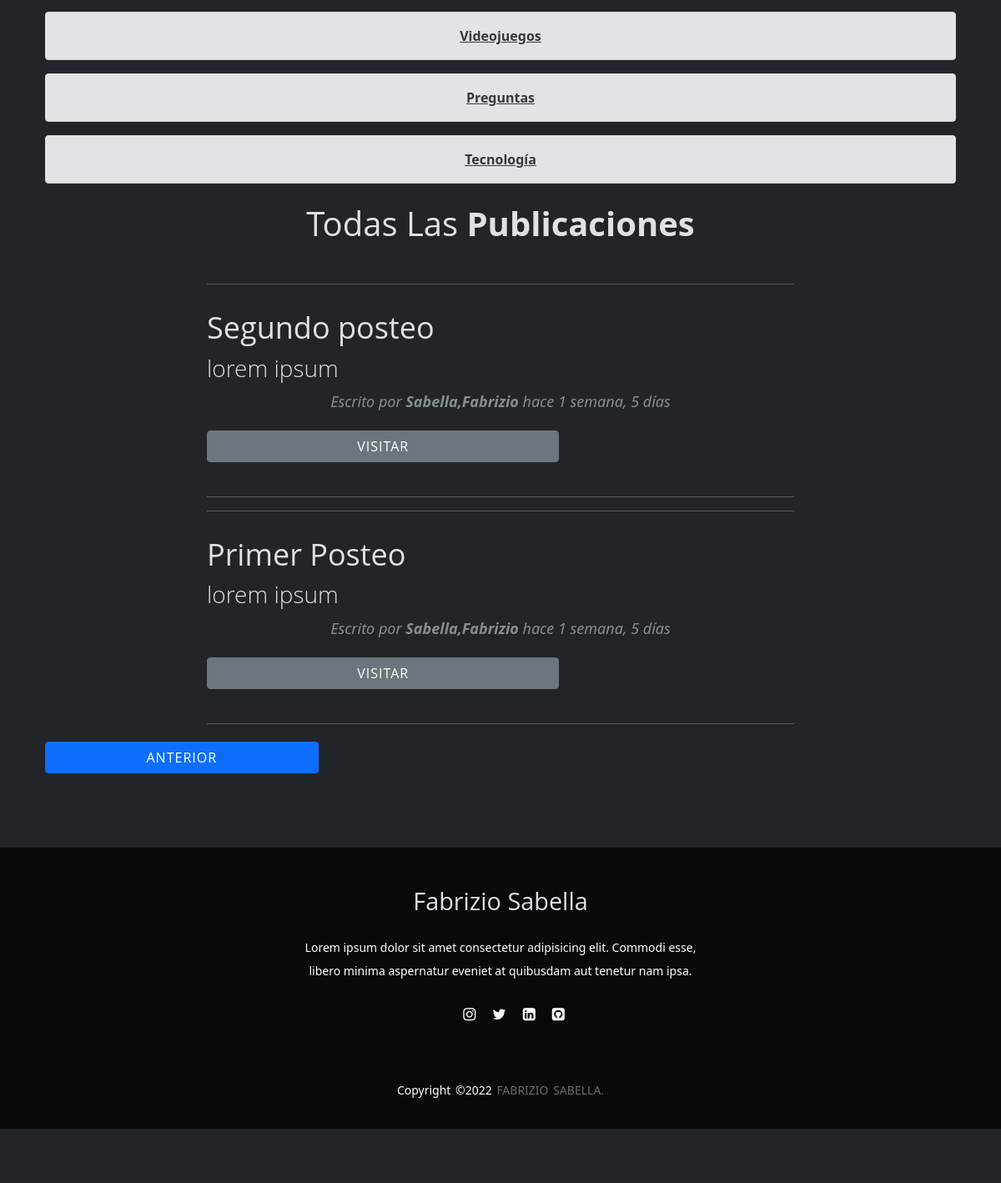
Page /post?page=3 (lower part) on the earlier database version.
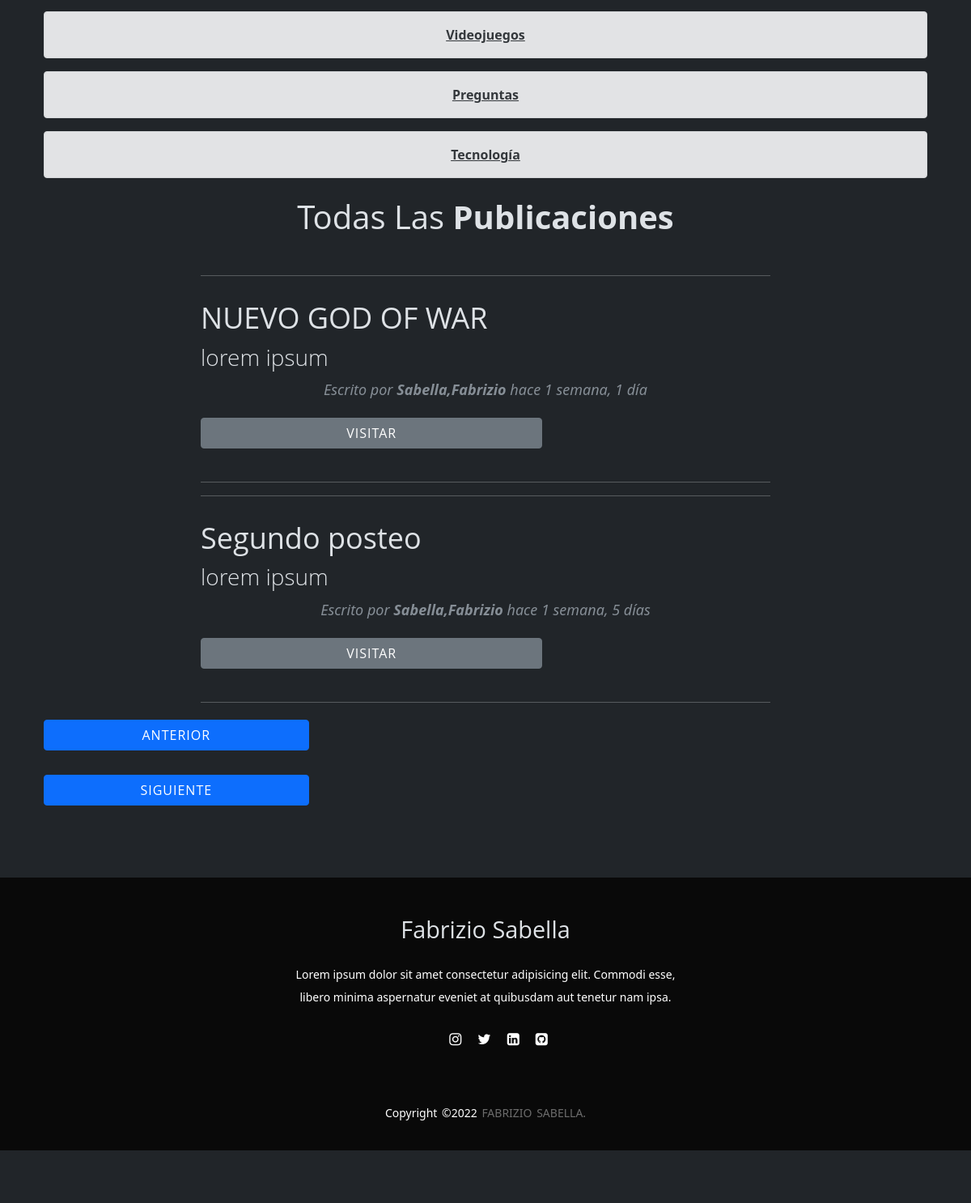
Same page on the later database version.
### aplicaciones/blog/models.py (models this page shows, shortened)
class Post(models.Model):
    id = models.AutoField(primary_key=True)
    titulo = models.CharField(max_length=90, blank=False, null= False)
    slug = models.CharField(max_length=100, blank=False, null= False)
    descripcion = models.CharField(max_length=110, blank=False, null= False)
    contenido = RichTextField()
    imagen = models.URLField(max_length=255, blank=False, null= False)
    autor = models.ForeignKey(Autor, on_delete=models.CASCADE)
    categoria = models.ForeignKey(Categoria, on_delete=models.CASCADE)
    estado = models.BooleanField('Publicado/No Publicado', default=True)
    fecha_creacion = models.DateTimeField('Fecha de Creación',auto_now= False, auto_now_add=True)
    class Meta:
        verbose_name = 'Post'
        verbose_name_plural = 'Posts'

class Autor(models.Model):
    id= models.AutoField(primary_key=True)
    user = models.OneToOneField(User, on_delete=models.CASCADE)
    nombres = models.CharField( 'Nombre del Autor' ,max_length=255, blank=True, null=False)
    apellidos = models.CharField( 'Apellidos del Autor' ,max_length=255, blank=True, null=False)
    imagen = models.ImageField(default='img/profile2.png')
    facebook = models.URLField( 'Facebook', blank=True, null=True)
    github = models.URLField( 'Github', blank=True, null=True)
    twitter = models.URLField( 'Twitter', blank=True, null=True)
    web = models.URLField( 'Web', blank=True, null=True)
    correo = models.EmailField( 'Correo Electrónico', blank=True, null=False)
    estado = models.BooleanField( 'Autor Activo/Autor no Activo', default= True)
    fecha_creacion = models.DateField('Fecha Creación',auto_now = False, auto_now_add=True)
    class meta:
        verbose_name = 'Autor'
        verbose_name_plural = 'Autores'
    def __str__(self):
        return "{0},{1}".format(self.apellidos, self.nombres)
    def create_autor(sender, instance,created ,**kwargs):
        if created:
            Autor.objects.create(user=instance)
    post_save.connect(create_autor, sender=User)

### aplicaciones/blog/views.py (the view)
# urls.py: path('post', post, name = 'post'),
def post(request):
    posts = Post.objects.all().order_by('-fecha_creacion')[:]
    paginator = Paginator(posts, 2)
    page = request.GET.get('page')
    posts = paginator.get_page(page)
    return render(request, 'post.html', {'posts': posts})

### templates/post.html (shortened to what this page needs)
{% extends 'index.html' %}
{% load static %}
{% load humanize %}
{% block content %}
  <div class="text-center">
    <div class="alert alert-secondary" role="alert">
      <a class="alert-link" href="{% url 'videojuegos' %}">Videojuegos</a>
    </div>
    <div class="alert alert-secondary" role="alert">
      <a class="alert-link" href="{% url 'preguntas' %}">Preguntas</a>
    </div>
    <div class="alert alert-secondary" role="alert">
      <a class="alert-link" href="{% url 'tecnologia' %}">Tecnología</a>
    </div>
  </div>
  <div class="row my-4 text-center">
    <h1 class="">Todas Las <strong>Publicaciones</strong></h1>
  </div>
    <div class="container">
        <div class="row">
          <div class="col-lg-8 col-md-10 mx-auto">
            {% block contenido %}
            {% if posts %}
              {% for post in posts %}
              <hr>
                  <div class="post-preview">
                    <a href="#" style="color: #ffff; text-decoration: none;">
                      <h2 class="post-title">
                        {{ post.titulo }}
                      </h2>
                      <h3 class="post-subtitle">
                        {{ post.descripcion }}
                      </h3>
                    </a>
                    <p class="post-meta">Escrito por
                     <strong>{{ post.autor }}</strong>
                      {{ post.fecha_creacion|naturaltime }}</p>
                  </div>
                  <div class="row justify-content-center justify-content-md-start">
                    <a href="{% url 'detalles_post' post.slug %}">
                      <button class="btn btn-secondary">Visitar</button>
                    </a>
                  </div>
                  <hr>
              {% endfor %}
            {% else %}
              <div class="row my-4 text-center">
                <h1 class="text-align center">No existen post registrados!</h1>
              </div>
            {% endif %}
            {% endblock contenido %}
          </div>
        </div>
    </div>
    <div class="row">
      <div class="col-md-12 col-lg-12 col-sm-12 col-xs-12">
        <div class="col-md-6 col-sm-6 col-lg-6 col-xs-6 float-left">
          {% if posts.has_previous %}
            <div class="clearfix">
              <a href="?page={{ posts.previous_page_number }}{% if request.GET.buscar %}&buscar={{request.GET.buscar}}{% endif %}">
                <button class="btn btn-primary float left">Anterior</button>
              </a>
            </div>
          {% endif %}
        </div>
      </div>
      <div class="col-md-12 col-lg-12 col-sm-12 col-xs-12">
        <div class="col-md-6 col-sm-6 col-lg-6 col-xs-6 float-right">
          {% if posts.has_next %}
            <div class="clearfix">
              <a href="?page={{ posts.next_page_number }}{% if request.GET.buscar %}&buscar={{request.GET.buscar}}{% endif %}">
                <button class="btn btn-primary float right">Siguiente</button>
              </a>
            </div>
          {% endif %}
        </div>
      </div>
    </div>
{% endblock %}

Differences in the rows shown:
no longer on this page (row edited): Post: titulo "Primer Posteo", descripcion "lorem ipsum", autor "Sabella,Fabrizio", fecha_creacion "hace 1 semana, 5 días"
now on this page (row unchanged): Post: titulo "NUEVO GOD OF WAR", descripcion "lorem ipsum", autor "Sabella,Fabrizio", fecha_creacion "hace 1 semana, 1 día"
Other differences:
text now shown: "SIGUIENTE"
